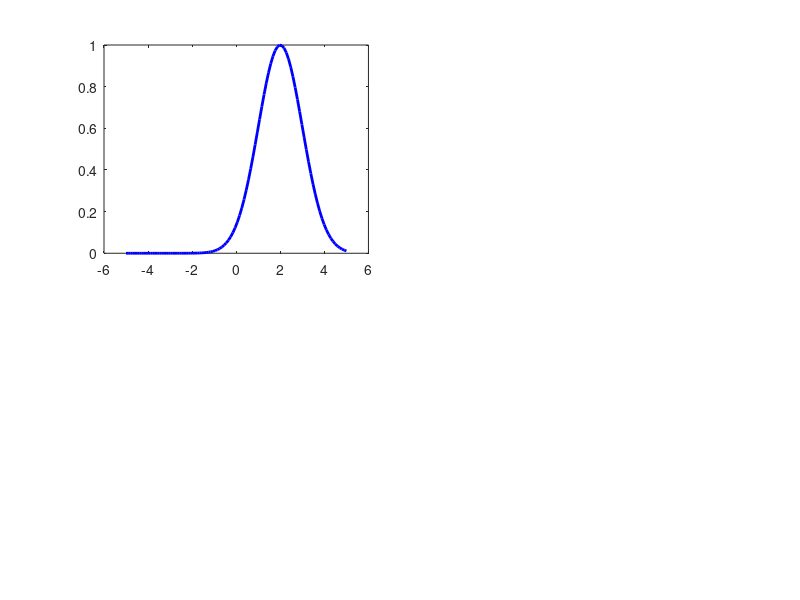

Write MATLAB code to recreate this figure. (Note: this script raises an error after producing the figure.)
%% REINFORCE Algorithm Demo - 1D Continuous Control
% This demo shows how policy gradient methods work using REINFORCE
% on a simple 1D problem where the agent must find the peak of a Gaussian reward

clear; close all; clc;

%% Problem Setup
% Environment: 1D continuous state space [-5, 5]
% Action: 1D continuous action that moves the agent
% Reward: Gaussian centered at state = 2.0 with std = 1.0
% Goal: Learn a policy that navigates to the peak reward

% Environment parameters
state_min = -5;
state_max = 5;
action_min = -2;
action_max = 2;
reward_center = 2.0;  % Peak of Gaussian reward
reward_std = 1.0;

% Reward function
reward_fn = @(state) exp(-0.5 * ((state - reward_center) / reward_std)^2);

% State transition (deterministic for simplicity)
transition_fn = @(state, action) max(state_min, min(state_max, state + action));

%% Policy Network Setup
% We use a simple Gaussian policy: action ~ N(mu(s), sigma)
% where mu(s) = tanh(w1*s + b1) * action_scale
% This is a linear policy with tanh activation

% Policy parameters (what we'll learn)
w1 = 0.1;  % Weight
b1 = 0.0;  % Bias
log_std = log(1.0);  % Log of action standard deviation
w2 = 0.1;  % Weight of log std

% Learning rate
lr_mean = 0.01;
lr_std = 0.001;

% Training parameters
n_episodes = 5000;
max_steps = 20;
gamma = 0.99;  % Discount factor

% Storage for results
episode_rewards = zeros(n_episodes, 1);
policy_params = zeros(n_episodes, 4);  % [w1, b1, log_std, w2]

%% Visualization Setup
figure('Position', [100, 100, 1200, 800]);

%% REINFORCE Training Loop
for episode = 1:n_episodes
    % Storage for this episode
    states = [];
    actions = [];
    rewards = [];
    
    % Initial state (random)
    state = (state_max - state_min) * rand() + state_min;
    
    % Generate episode
    for step = 1:max_steps
        % Store state
        states = [states; state];
        
        % Compute policy mean
        mu = action_max * tanh(w1 * state + b1);
        % sigma = log_std;
        sigma = exp(log_std + w2 * state);
        % sigma = exp(log_std + w2 * state);
        
        % Sample action from policy
        action = mu + sigma * randn();
        if action < action_min || action > action_max
            % If action is out of bounds, clip it
            % fprintf('Action clipped: %.2f\n', action);
            action = max(action_min, min(action_max, action));
        end
        actions = [actions; action];
        
        % Get reward
        reward = reward_fn(state);
        rewards = [rewards; reward];
        
        % Transition to next state
        state = transition_fn(state, action);
    end
    
    % Compute returns (discounted cumulative rewards)
    returns = zeros(length(rewards), 1);
    G = 0;
    for t = length(rewards):-1:1
        G = rewards(t) + gamma * G;
        returns(t) = G;
    end
    
    % Normalize returns (helps with stability)
    if ~isempty(returns) && length(returns) > 1
        returns = (returns - mean(returns)) / (std(returns) + 1e-8);
    elseif ~isempty(returns)
        returns = returns * 0;  % Single return, set to 0 after normalization
    end
    
    % REINFORCE update
    grad_w1 = 0;
    grad_w2 = 0;
    grad_b1 = 0;
    grad_log_std = 0;
    
    if ~isempty(states)  % Only update if we have data
        for t = 1:length(states)
            % Recompute policy for this state-action pair
            state_t = states(t);
            action_t = actions(t);
            mu_t = action_max * tanh(w1 * state_t + b1);
            sigma_t = exp(log_std);
            
            % Compute log probability of action
            log_prob = -0.5 * log(2 * pi) - log_std - 0.5 * ((action_t - mu_t) / sigma_t)^2;
            
            % Compute gradients of log probability
            % d/d_mu log p(a|s) = (a - mu) / sigma^2
            d_log_prob_d_mu = (action_t - mu_t) / (sigma_t^2);
            
            % d/d_params mu(s) using chain rule
            tanh_term = tanh(w1 * state_t + b1);
            d_tanh = 1 - tanh_term^2;  % Derivative of tanh
            d_mu_d_w1 = action_max * d_tanh * state_t;
            d_mu_d_b1 = action_max * d_tanh;
            
            % Gradient of log_std
            d_log_prob_d_log_std = ((action_t - mu_t)^2 / sigma_t^2 - 1);
            d_w2 = ((action_t - mu_t)^2 / sigma_t^2 - 1) * state;
            
            % REINFORCE gradients: grad = return * grad_log_prob
            grad_w1 = grad_w1 + returns(t) * d_log_prob_d_mu * d_mu_d_w1;
            grad_b1 = grad_b1 + returns(t) * d_log_prob_d_mu * d_mu_d_b1;
            grad_log_std = grad_log_std + returns(t) * d_log_prob_d_log_std;
            grad_w2 = grad_w2 + returns(t) * d_w2;
        end
        
        % Update parameters (gradient ascent)
        w1 = w1 + lr_mean * grad_w1 / length(states);
        b1 = b1 + lr_mean * grad_b1 / length(states);
        log_std = log_std + lr_std * grad_log_std / length(states);
        w2 = w2 + lr_std * grad_log_std / length(states);
    end
    
    % Store results
    episode_rewards(episode) = sum(rewards);
    policy_params(episode, :) = [w1, b1, log_std, w2];
    
    % Visualization every 10 episodes
    if mod(episode, 10) == 0 || episode == 1
        clf;
        
        % Plot 1: Environment and Policy
        subplot(2, 2, 1);
        x_range = linspace(state_min, state_max, 100);
        r_range = arrayfun(reward_fn, x_range);
        plot(x_range, r_range, 'b-', 'LineWidth', 2);
        hold on;
        
        % Plot policy mean
        mu_range = action_max * tanh(w1 * x_range + b1);
        yyaxis right;
        plot(x_range, mu_range, 'r-', 'LineWidth', 2);
        ylabel('Policy Mean Action', 'Color', 'r');
        
        yyaxis left;
        ylabel('Reward', 'Color', 'b');
        xlabel('State');
        title(sprintf('Environment and Learned Policy (Episode %d)', episode));
        grid on;
        legend('Reward Function', 'Policy Mean', 'Location', 'best');
        
        % Plot 2: Episode trajectory
        subplot(2, 2, 2);
        plot(states, 'o-', 'LineWidth', 1.5);
        hold on;
        plot([1, length(states)], [reward_center, reward_center], 'r--');
        xlabel('Step');
        ylabel('State');
        title('Last Episode Trajectory');
        legend('States', 'Optimal State', 'Location', 'best');
        grid on;
        
        % Plot 3: Learning curve
        subplot(2, 2, 3);
        plot(1:episode, episode_rewards(1:episode), 'LineWidth', 1.5);
        xlabel('Episode');
        ylabel('Total Reward');
        title('Learning Progress');
        grid on;
        
        % Plot 4: Parameter evolution
        subplot(2, 2, 4);
        plot(1:episode, policy_params(1:episode, 1), 'r-', 'LineWidth', 1.5);
        hold on;
        plot(1:episode, policy_params(1:episode, 2), 'g-', 'LineWidth', 1.5);
        plot(1:episode, exp(policy_params(1:episode, 3)), 'b-', 'LineWidth', 1.5);
        plot(1:episode, (policy_params(1:episode, 3)), 'c-', 'LineWidth', 1.5);
        plot(1:episode, (policy_params(1:episode, 4)), 'm-', 'LineWidth', 1.5);
        xlabel('Episode');
        ylabel('Parameter Value');
        title('Policy Parameters');
        legend('w1', 'b1', 'exp(log_std)', 'log_std', 'w2', 'Location', 'best');
        grid on;
        
        drawnow;
    end
end

%% Final Evaluation
fprintf('\n=== REINFORCE Training Complete ===\n');
fprintf('Final parameters:\n');
fprintf('  w1 = %.3f\n', w1);
fprintf('  b1 = %.3f\n', b1);
fprintf('  log_std = %.3f\n', log_std);  % Evaluate at min state
fprintf('  w2 = %.3f\n', w2);  % Evaluate at min state
fprintf('\nFinal average reward: %.3f\n', mean(episode_rewards(end-50:end)));

% Test the learned policy
test_states = linspace(state_min, state_max, 5);  % Fewer for clarity
figure;
subplot(2, 2, [1 2]);
% Plot reward landscape
x_range = linspace(state_min, state_max, 100);
r_range = arrayfun(reward_fn, x_range);
plot(x_range, r_range, 'b-', 'LineWidth', 3);
hold on;

% Plot trajectories on the reward landscape
colors = lines(length(test_states));
for i = 1:length(test_states)
    state = test_states(i);
    trajectory = [state];
    
    for step = 1:10
        mu = action_max * tanh(w1 * state + b1);
        state = transition_fn(state, mu);  % Use mean action for testing
        trajectory = [trajectory, state];
    end
    
    % Plot trajectory as points on the 1D line at reward height
    for j = 1:length(trajectory)
        plot(trajectory(j), reward_fn(trajectory(j)), 'o', ...
             'Color', colors(i,:), 'MarkerSize', 8 - j/2, ...
             'MarkerFaceColor', colors(i,:));
    end
    % Connect with line
    plot(trajectory, arrayfun(reward_fn, trajectory), '-', ...
         'Color', colors(i,:), 'LineWidth', 2);
    
    % Add arrow showing direction
    if length(trajectory) > 1
        quiver(trajectory(1), reward_fn(trajectory(1)), ...
               trajectory(2)-trajectory(1), ...
               reward_fn(trajectory(2))-reward_fn(trajectory(1)), ...
               0.5, 'Color', colors(i,:), 'LineWidth', 2);
    end
end

plot([reward_center reward_center], [0 1], 'r--', 'LineWidth', 2);
xlabel('State');
ylabel('Reward');
title('Agent Trajectories on Reward Landscape');
legend('Reward Function', 'Optimal State', 'Location', 'best');
grid on;

% Plot temporal evolution
subplot(2, 2, 3);
for i = 1:length(test_states)
    state = test_states(i);
    trajectory = [state];
    
    for step = 1:10
        mu = action_max * tanh(w1 * state + b1);
        state = transition_fn(state, mu);
        trajectory = [trajectory, state];
    end
    
    plot(0:length(trajectory)-1, trajectory, 'o-', ...
         'Color', colors(i,:), 'LineWidth', 2);
    hold on;
end
plot([0 10], [reward_center reward_center], 'r--', 'LineWidth', 2);
xlabel('Time Step');
ylabel('State');
title('State Evolution Over Time');
grid on;

subplot(2, 2, 4);
% Show policy visualization
states_plot = linspace(state_min, state_max, 100);
mu_plot = action_max * tanh(w1 * states_plot + b1);
sigma_plot = exp(log_std + w2 * states_plot);

plot(states_plot, mu_plot, 'r-', 'LineWidth', 2);
hold on;
fill([states_plot, fliplr(states_plot)], ...
     [mu_plot + sigma_plot, fliplr(mu_plot - sigma_plot)], ...
     'r', 'FaceAlpha', 0.3, 'EdgeColor', 'none');
xlabel('State');
ylabel('Action');
title('Learned Gaussian Policy');
legend('Mean', '±1 std', 'Location', 'best');
grid on;

%% Key Concepts Demonstrated
fprintf('\n=== Key Concepts in This Demo ===\n');
fprintf('1. Policy Gradient: We directly optimize the policy parameters\n');
fprintf('2. REINFORCE: Uses Monte Carlo returns to estimate gradients\n');
fprintf('3. Continuous Control: Both states and actions are continuous\n');
fprintf('4. Stochastic Policy: Actions sampled from Gaussian distribution\n');
fprintf('5. Gradient Ascent: We maximize expected return\n');
fprintf('\nThe agent learns to move toward state=2 where reward is highest!\n');